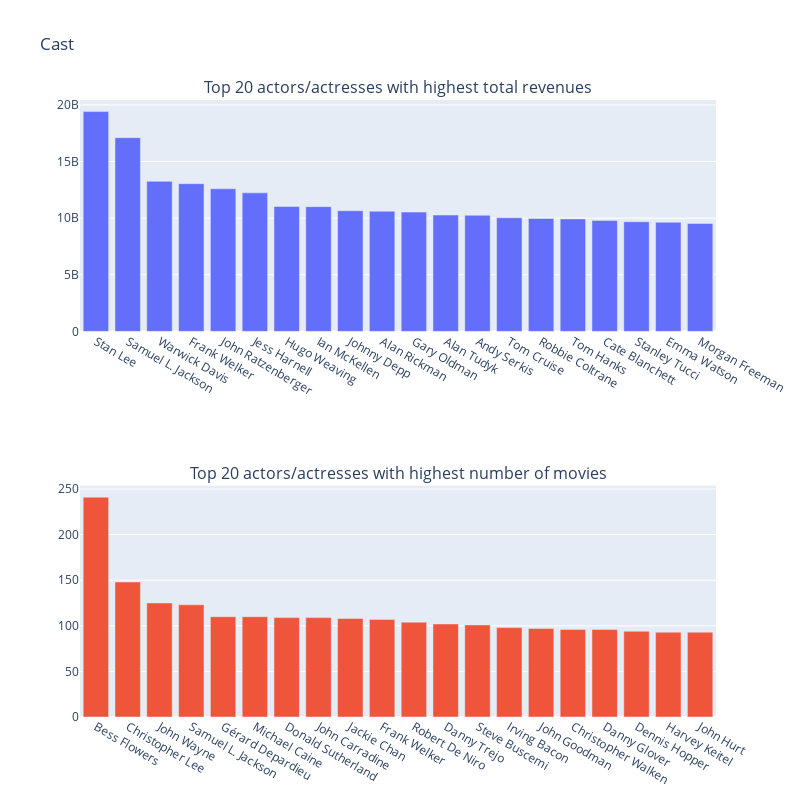

Source (notebook cell):
### Markdown cell above
### Cast

### Code cell
#Cast with highest revenues
cast_revenue = df_cast.groupby('actor')['revenue'].sum().reset_index().rename(columns={'revenue':'total_revenue'}).sort_values(by="total_revenue",ascending=False).head(20)

#Cast with highest number of movies
cast_movies = df_cast.groupby('actor')['title'].count().reset_index().rename(columns={'title':'number_of_movies'}).sort_values(by="number_of_movies",ascending=False).head(20)

#Figure
fig = make_subplots(rows=2, cols=1,subplot_titles=("Top 20 actors/actresses with highest total revenues",
                                                  "Top 20 actors/actresses with highest number of movies"))

trace1 = go.Bar(x=cast_revenue["actor"],y=cast_revenue["total_revenue"])
trace2 = go.Bar(x=cast_movies["actor"],y=cast_movies["number_of_movies"])

fig.append_trace(trace1, 1, 1)
fig.append_trace(trace2, 2, 1)

fig.update_layout(title_text="Cast",autosize=False,width=800,height=800,showlegend=False).show()

### Figure 1 — Plotly figure (JSON) as saved in the notebook; plotly's stock layout.template omitted (floating-point values rounded to 4 significant figures)
{"data": [{"type": "bar", "x": ["Stan Lee", "Samuel L. Jackson", "Warwick Davis", "Frank Welker", "John Ratzenberger", "Jess Harnell", "Hugo Weaving", "Ian McKellen", "Johnny Depp", "Alan Rickman", "Gary Oldman", "Alan Tudyk", "Andy Serkis", "Tom Cruise", "Robbie Coltrane", "Tom Hanks", "Cate Blanchett", "Stanley Tucci", "Emma Watson", "Morgan Freeman"], "xaxis": "x", "y": [19414957555, 17109620672, 13256032188, 13044152470, 12596126073, 12234608163, 11027578473, 11015592318, 10653760641, 10612625348, 10534767069, 10276759089, 10255267827, 10037226026, 9970208226, 9936142170, 9790887836, 9680295820, 9639203121, 9537209332], "yaxis": "y"}, {"type": "bar", "x": ["Bess Flowers", "Christopher Lee", "John Wayne", "Samuel L. Jackson", "Gérard Depardieu", "Michael Caine", "Donald Sutherland", "John Carradine", "Jackie Chan", "Frank Welker", "Robert De Niro", "Danny Trejo", "Steve Buscemi", "Irving Bacon", "John Goodman", "Christopher Walken", "Danny Glover", "Dennis Hopper", "Harvey Keitel", "John Hurt"], "xaxis": "x2", "y": [241, 148, 125, 123, 110, 110, 109, 109, 108, 107, 104, 102, 101, 98, 97, 96, 96, 94, 93, 93], "yaxis": "y2"}], "layout": {"annotations": [{"font": {"size": 16}, "showarrow": false, "text": "Top 20 actors/actresses with highest total revenues", "x": 0.5, "xanchor": "center", "xref": "paper", "y": 1, "yanchor": "bottom", "yref": "paper"}, {"font": {"size": 16}, "showarrow": false, "text": "Top 20 actors/actresses with highest number of movies", "x": 0.5, "xanchor": "center", "xref": "paper", "y": 0.375, "yanchor": "bottom", "yref": "paper"}], "autosize": false, "height": 800, "showlegend": false, "title": {"text": "Cast"}, "width": 800, "xaxis": {"anchor": "y", "domain": [0, 1]}, "xaxis2": {"anchor": "y2", "domain": [0, 1]}, "yaxis": {"anchor": "x", "domain": [0.625, 1]}, "yaxis2": {"anchor": "x2", "domain": [0, 0.375]}}}
